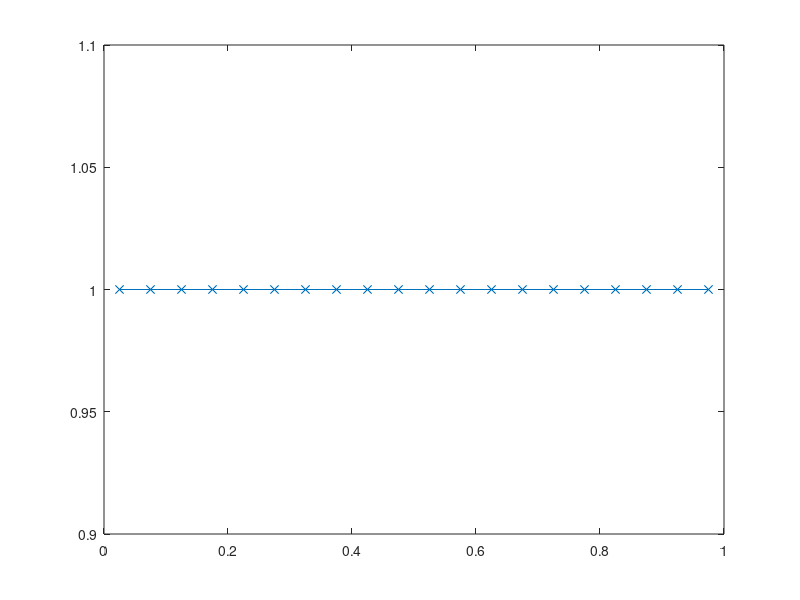
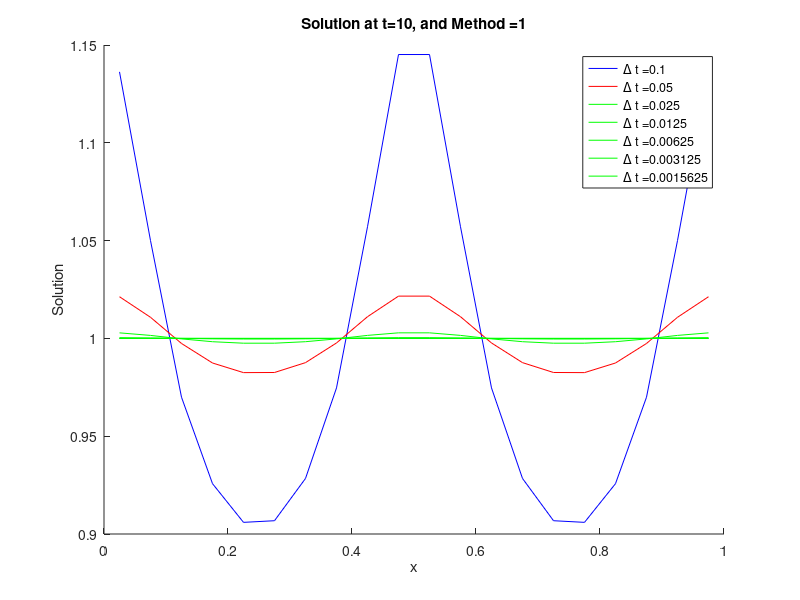
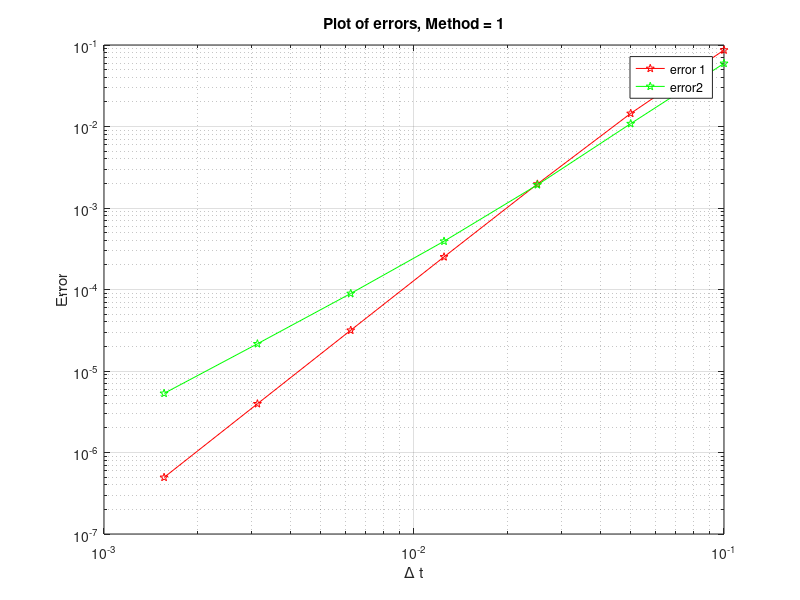

These charts were generated, in order, by the following MATLAB code:
clear all;
close all;

%% Input data
N  = 20;        % number of cells
k=0;
timesteps = 0.1*2.^(-1*[0 1 2 3 4 5 6]);
dt   = 0.1;     % time step
tend = 10;      % total simulation time
%for method = 1:1:3
for dt=timesteps
    if dt ==0.1
        fmt = 'b-';     % linecolor for plot of final solution
elseif dt == 0.05
    fmt = '-r';
elseif dt ==0.025
    fmt = '-g';
    %else
      %  fmt = [];
end
    
show_sol = 0;   % (=1) show intermediate solutions during simulation

method = 1;     % method = 1 : exact at t(n+1)
                % method = 2 : exact at t(n+1/2)
                % method = 3 : DGCL
if (method == 1)
  disp('Mesh velocities are EXACT at t(n+1)');
elseif (method == 2)
  disp('Mesh velocities are EXACT at t(n+1/2)');
else
  disp('Mesh velocities satisfy DGCL');
end

%% Initialisation

dx = zeros(1,N);    % cell volumes
xi = zeros(1,N+1);  % face centers
x  = zeros(1,N);    % cell centers
u  = ones(1,N);     % solution

dx_tn = zeros(1,N);    % cell volumes at tn
xi_tn = zeros(1,N+1);  % face centers at tn
u_tn  = ones(1,N);     % solution at tn

dx_tnm1 = zeros(1,N);    % cell volumes at tn-1
xi_tnm1 = zeros(1,N+1);  % face centers at tn-1
u_tnm1  = ones(1,N);     % solution at tn-1

xi  = (0:N)/N;              % face centers
xi0 = (0:N)/N;              % face centers at t=0
x   = (1:N)/N - 0.5/N;      % cell centers
dx  = xi(2:N+1) - xi(1:N);  % cell volumes

% Plot initial solution
figure(1);
hold off;
axis([0 1 0.98 1.02]);
plot(x,u,'-x');
hold off;

L = zeros(N);   % Discretization matrix

alpha = [1 -1 0]; % Time discretization coefficients (first step Backward Euler)

%% Simulation loop
j=0;
for t=dt:dt:tend
  dx_tn = dx;  % store cell volume at tn
  xi_tn = xi;  % store face center at tn
  u_tn  = u;   % store solution at tn
  
  xi     = xi0 + sin(2*pi*t) * sin(2*pi*xi0) / N;   % face centers at tn+1
  dx     = xi(2:N+1)-xi(1:N);                       % cell volumes at tn+1
  x      = xi(1:N) + dx/2;                          % cell centers at tn+1
  
  dxidt_exnp1   = 2*pi*cos(2*pi*(t))*sin(2*pi*xi0) / N;         % exact face velocity at tn+1
  dxidt_exnp1_2 = 2*pi*cos(2*pi*(t-dt/2))*sin(2*pi*xi0) / N;    % exact face velocity at tn+1/2

  %% IMPLEMENTATION OF DGCL
  dxidt_dgcl    =  (alpha(1)*xi+alpha(2)*xi_tn+alpha(3)*xi_tnm1)/dt;                                             % face velocity satisfying D-GCL
  %%

  if (method == 1)
    dxidt = dxidt_exnp1;
  elseif (method ==2)
    dxidt = dxidt_exnp1_2;
  else
    dxidt = dxidt_dgcl;
  end
    
  % Setting up system to solve; for each cell:
  %
  %    i=3            (u*dx)^(n+2-i)      
  %   SUM   alpha(i) -------------- - [ u_leftface * dxidt_leftface * (-1) + u_rightface * dxidt_rightface * (+1) ] = 0
  %    i=1                 dt                 
  %
  % which can be written for the total system as:
  %
  % L u^(n+1) = alpha(0) * (u*dx)^n + alpha(-1) * (u*dx)^(n-1)
  %
  % We use a simple avarage to compute the solution at a cell face:
  %   u_face = 0.5 * (u_leftcell + u_rightcell)
  %
  % Internal cells
  for i=2:N-1
    L(i,i-1:i+1) = [0 alpha(1)*dx(i) 0] - dt * 0.5*[-dxidt(i) dxidt(i+1)-dxidt(i) dxidt(i+1)];
  end
  % Boundary cells
  L(1,1:2)   = [alpha(1)*dx(1) 0] - dt * 0.5*[dxidt(2)-2*dxidt(1) dxidt(2)];
  L(N,N-1:N) = [0 alpha(1)*dx(N)] - dt * 0.5*[-dxidt(N) 2*dxidt(N+1)-dxidt(N)];

  % solve system
  u = (L\(-alpha(2)*(dx_tn.*u_tn)'-alpha(3)*(dx_tnm1.*u_tnm1)'))';

  % update old variables
  dx_tnm1 = dx_tn;
  u_tnm1  =  u_tn;
  xi_tnm1 = xi_tn;
  
  % After first time step we can use 
  alpha=[3/2 -2 1/2];
  
  % Show intermediate solution
  if (show_sol)
    figure(1);
    hold off;
    plot(x,u,'-x');
    axis([0 1 0.8 1.2]);
%    pause
  end
% First error
e1 = norm(u-ones(1,N))/sqrt(N);
j=j+1; E1(k+1,j)=e1;
end
% seond error
k=k+1;
e2=sqrt(sum(E1(k,:).^2)/length(0:dt:tend));
E2(k) = e2;
EE1(k) =e1;
%% Plot final solution each time step
figure(2);
hold on;
plot(x,u,fmt)
title(['Solution at t=' num2str(tend) ', and Method =' num2str(method)]);
ylabel('Solution');
xlabel('x');
Legend{k} = strcat('\Delta t = ', num2str(dt) ); legend(Legend);
end

%% plotting for error 12
figure(3);
loglog(timesteps,EE1,'-rp',timesteps,E2, '-gp'); grid on;
title(['Plot of errors, Method = ' num2str(method)]);
ylabel('Error');xlabel('\Delta t');
legend('error 1','error2')

%finding average slope for error1 and 2
for i = 1:6
    slope1(i) = log(EE1(i+1)/EE1(i))/log(timesteps(i+1)/timesteps(i));
    slope2(i) = log(E2(i+1)/E2(i))/log(timesteps(i+1)/timesteps(i));
   
end

avg_slope1 = mean(slope1);
avg_slope2 = mean(slope2);

%figure(4)
%loglog(timesteps,)
